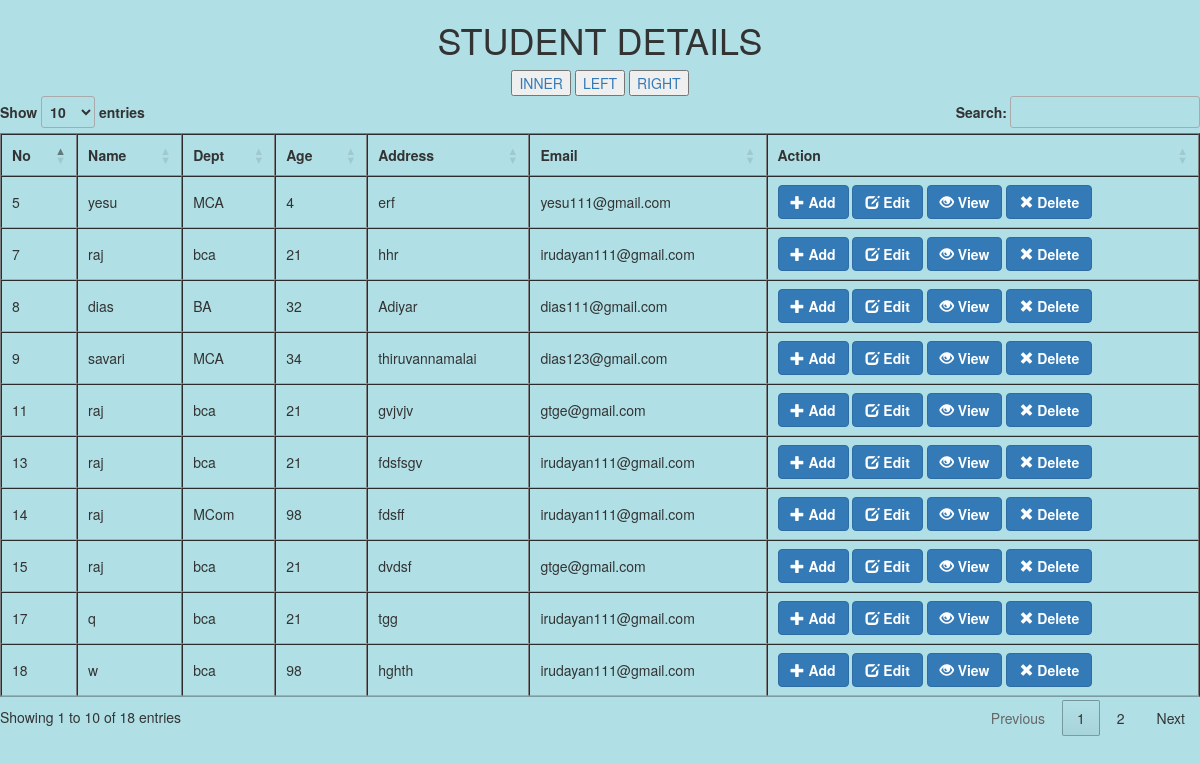
Page /student/index.php on the committed database.
### tables this page shows
CREATE TABLE `student` (
  `id` int(11) NOT NULL,
  `name` varchar(50) NOT NULL,
  `dept` varchar(5) NOT NULL,
  `age` int(3) NOT NULL,
  `address` varchar(100) NOT NULL,
  `email` varchar(100) NOT NULL,
  `dob` date NOT NULL,
  `bgroup` varchar(3) NOT NULL,
  `gender` varchar(7) NOT NULL
);

### student/index.php (the view, shortened to what this page needs)
<!DOCTYPE html>
<html>
<head>
<link href="//maxcdn.bootstrapcdn.com/bootstrap/3.3.0/css/bootstrap.min.css" rel="stylesheet">
<link rel="stylesheet" href="https://cdn.datatables.net/1.10.4/css/jquery.dataTables.min.css">
</head>
<center>
    <h1>STUDENT DETAILS</h1>
                    <a href="innerjoin.php"><button>INNER</button></a>
                    <a href="leftjoin.php"><button>LEFT</button></a>
                    <a href="rightjoin.php"><button>RIGHT</button></a>
<table id="example" border="1px" bgcolor="white">
	<thead>
        <tr>
           <th>No</th>
            <th>Name</th>
            <th>Dept</th>
            <th>Age</th>
            <th>Address</th>
            <th>Email</th>
            <th>Action</th>
        </tr>
    </thead>
    <tbody>
        <?php
        include ('dbconnection.php');
           $ret=mysqli_query($con,'SELECT * FROM `student` ORDER BY `id` DESC;');
            $count = mysqli_num_rows($ret);
            if ($count > 0)
            {
            while ($row=mysqli_fetch_array($ret)) {
        ?>
        <tr>
            <td><?php echo $row['id']; ?></td>
            <td><?php echo $row['name']; ?></td>
            <td><?php echo $row['dept']; ?></td>
            <td><?php echo $row['age']; ?></td>
            <td><?php echo $row['address']; ?></td>
            <td><?php echo $row['email']; ?></td>
             <td>
<a href="create.php" class="btn btn-primary a-btn-slide-text">
        <span class="glyphicon glyphicon-plus" aria-hidden="true"></span>
        <span><strong>Add</strong></span>
    </a>
    <a href="view.php?id=<?php echo $row['id']; ?>" class="btn btn-primary a-btn-slide-text">
        <span class="glyphicon glyphicon-edit" aria-hidden="true"></span>
        <span><strong>Edit</strong></span>
    </a>
    <a href="edit.php?id=<?php echo $row['id']; ?>" class="btn btn-primary a-btn-slide-text">
        <span class="glyphicon glyphicon-eye-open" aria-hidden="true"></span>
        <span><strong>View</strong></span>
    </a>
    <a onclick="return confirm('Are you sure?')" href="delete.php?id=<?php echo $row['id']; ?>" class="btn btn-primary a-btn-slide-text">
       <span class="glyphicon glyphicon-remove" aria-hidden="true"></span>
        <span><strong>Delete</strong></span>
    </a>
            </td>
        </tr>
  <?php } } else{ echo 'No Data available';} ?>
    </tbody>
</table>
<br>
    </center>
</body>
</html>

### rows in the picture
student: id "18", name "w", dept "bca", age "98", address "hghth", email "irudayan111@gmail.com"
student: id "17", name "q", dept "bca", age "21", address "tgg", email "irudayan111@gmail.com"
student: id "15", name "raj", dept "bca", age "21", address "dvdsf", email "gtge@gmail.com"
student: id "14", name "raj", dept "MCom", age "98", address "fdsff", email "irudayan111@gmail.com"
student: id "13", name "raj", dept "bca", age "21", address "fdsfsgv", email "irudayan111@gmail.com"
student: id "11", name "raj", dept "bca", age "21", address "gvjvjv", email "gtge@gmail.com"
student: id "9", name "savari", dept "MCA", age "34", address "thiruvannamalai", email "dias123@gmail.com"
student: id "8", name "dias", dept "BA", age "32", address "Adiyar", email "dias111@gmail.com"
student: id "7", name "raj", dept "bca", age "21", address "hhr", email "irudayan111@gmail.com"
student: id "5", name "yesu", dept "MCA", age "4", address "erf", email "yesu111@gmail.com"
